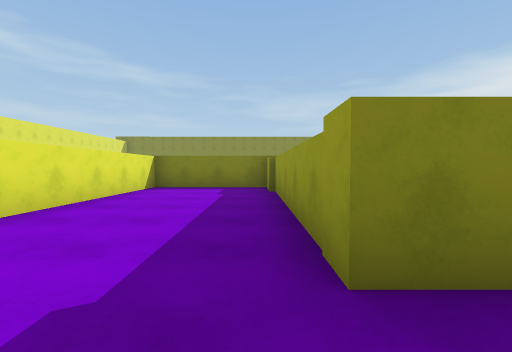
view 1 (above)

24 first-person views from a walk through a 3-D level made in the Unity game engine. The camera is 1.2 m above the floor, tilts 2° down and sees 90° across. The floor is counted in squares, 2 m on a side. Each view is taken from the middle of a square. On the plan, view 1 faces up. The plan holds only what a view shows up to about 9 squares ahead; the rest is blank. The place goes on beyond the plan. The player is left out. Surface patterns are stand-ins for the level's own textures.

view 2
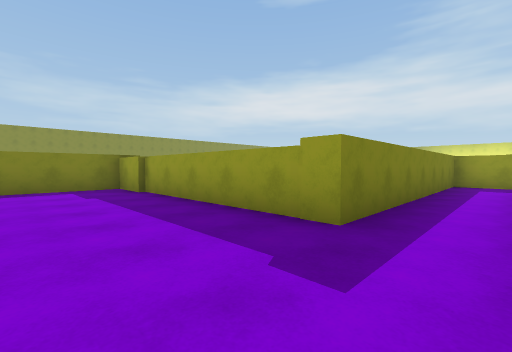

view 3
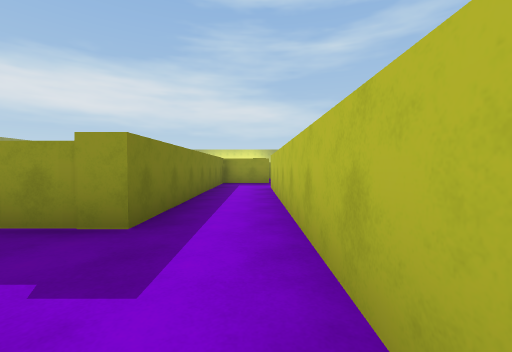

view 4
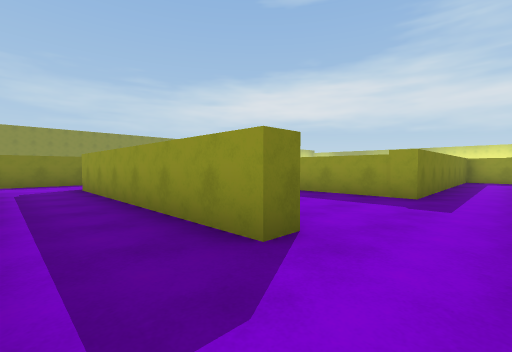

view 5
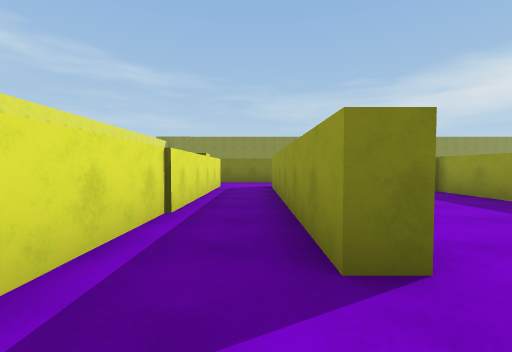

view 6
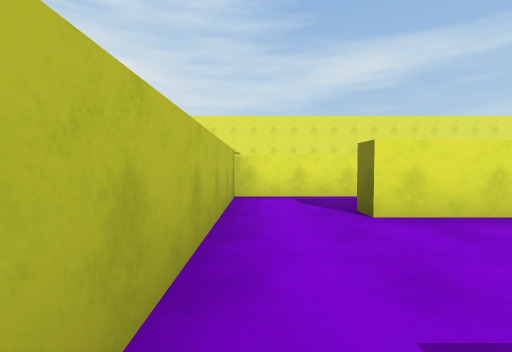

view 7
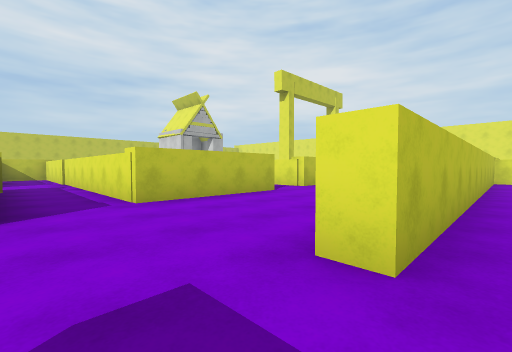

view 8
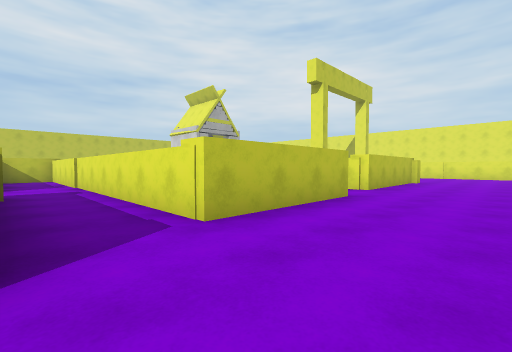

view 9
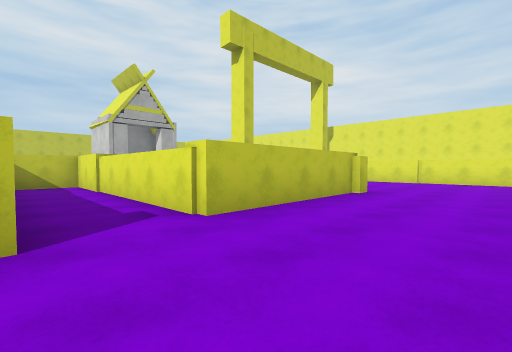

view 10
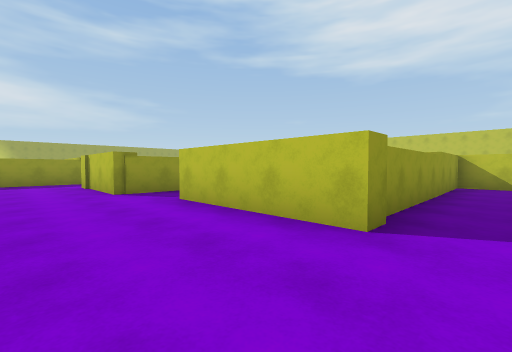

view 11
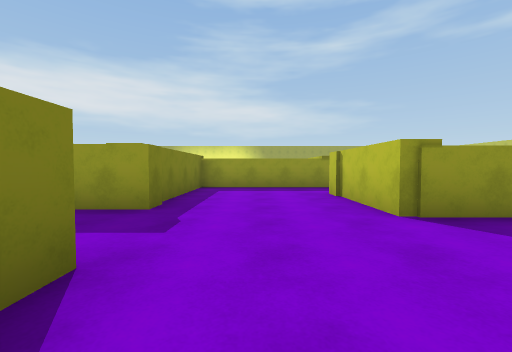

view 12
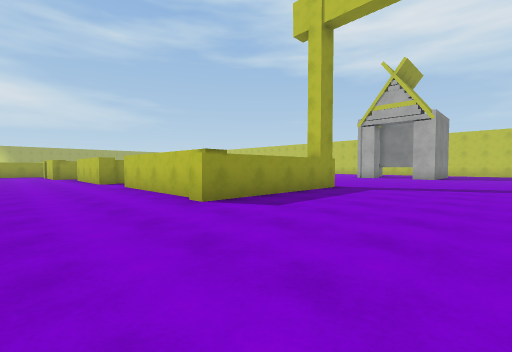

view 13
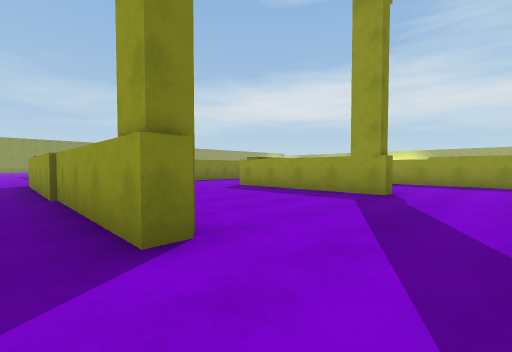

view 14
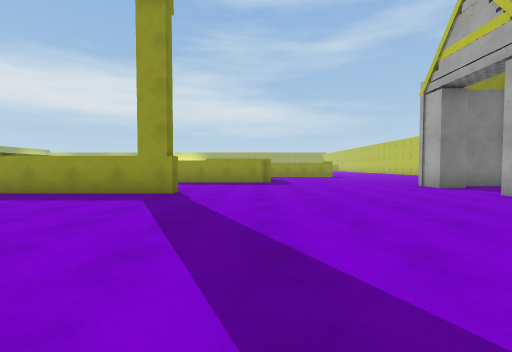

view 15
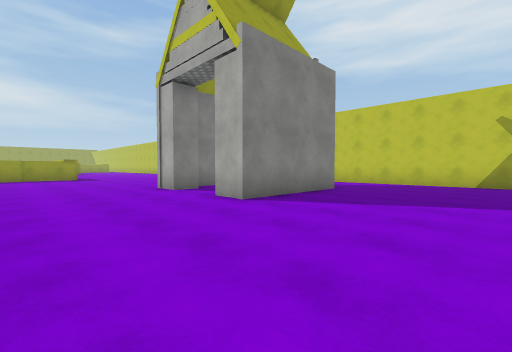

view 16
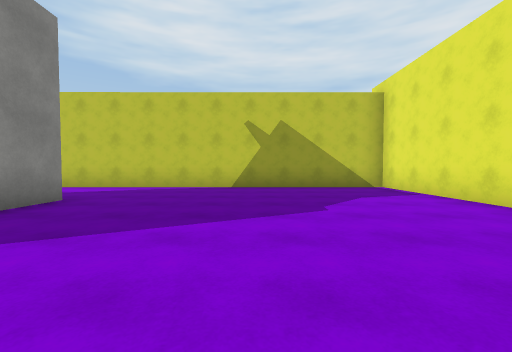

view 17
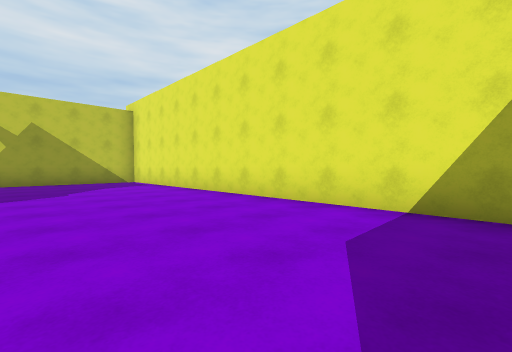

view 18
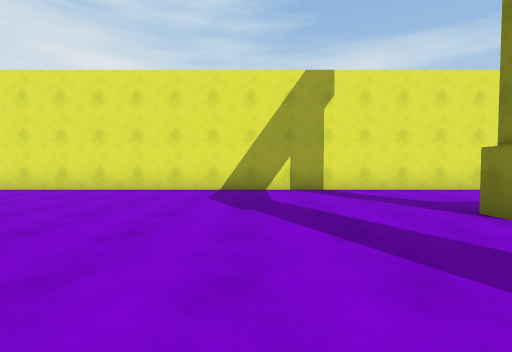

view 19
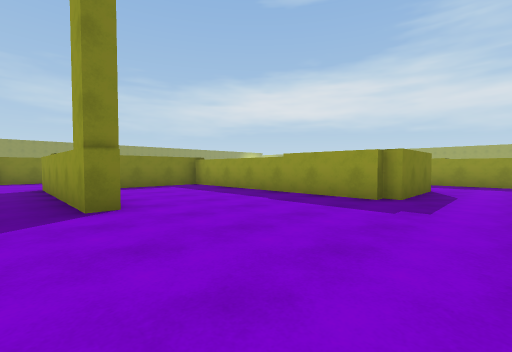

view 20
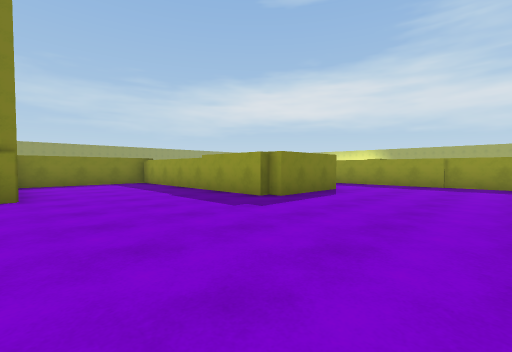

view 21
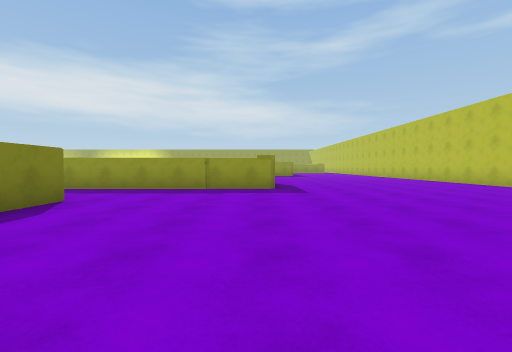

view 22
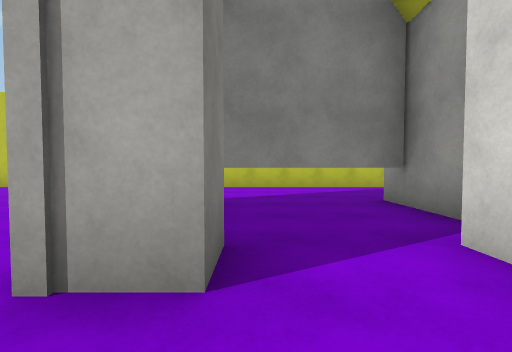

view 23
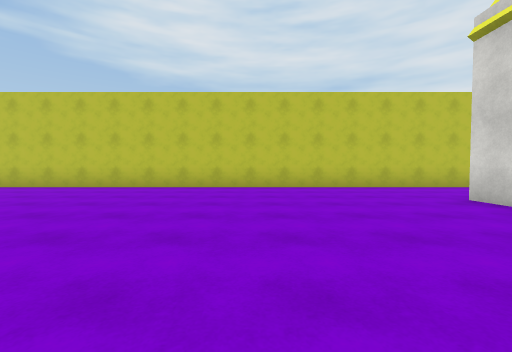

view 24
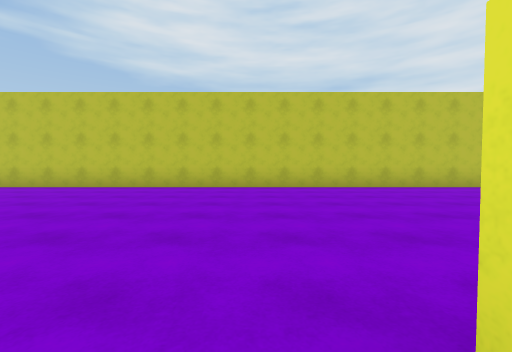

### Floor plan
Key: @ floor where view 1 was taken; # wall or solid block; . floor; T thing the floor can be seen under or through.
Columns run from 13 left of view 1 to 13 right of it. Each row starts with its distance up from view 1.
 10         ###
  9         ...
  8         #.#####
  7         #.#...#
  6         #.#...#
  5         #.#...#
  4        ##.#...#
  3        #..#...#
  2        #..#...#
  1        #......########
  0    ..  #.....@.......#####
 -1    .#  ############......#
 -2    .#....................#
 -3    .#....................#
 -4    .#...............###..#
 -5    .#....#####.####.#
 -6 #  .#....#...#.#  #.
 -7 #...#....#...#.#  #.
 -8 #...#....#...#.#  #.#
 -9 #...#....#...#.#  #.
-10 #............#.#  #.
-11 #............###..#.
-12 #.................#.
-13 #.................#.
-14 #.................#.
-15 #.................###.
-16 #......................
-17 #.......#..#............
-18 #.......T..#.............
-19 #.......TTT#..............
-20 #..........................
-21 #..........................
-22 #..........................
-23 ###########################

Where each view was taken, in squares from view 1:
view 1: 0 up, 0 right, facing up
view 2: 0 up, 2 left, facing up-right
view 3: 0 up, 2 left, facing right
view 4: 0 up, 5 left, facing up-right
view 5: 0 up, 4 left, facing up
view 6: 0 up, 0 right, facing left
view 7: 0 up, 7 right, facing down-left
view 8: 2 down, 7 right, facing down-left
view 9: 2 down, 2 right, facing down-left
view 10: 2 down, 1 right, facing down-right
view 11: 2 down, 4 right, facing right
view 12: 2 down, 8 left, facing down-right
view 13: 11 down, 10 left, facing up-right
view 14: 11 down, 10 left, facing right
view 15: 13 down, 9 left, facing down-right
view 16: 15 down, 9 left, facing down
view 17: 12 down, 9 left, facing down-left
view 18: 12 down, 6 left, facing left
view 19: 13 down, 5 left, facing up-right
view 20: 15 down, 4 left, facing up-right
view 21: 15 down, 2 left, facing right
view 22: 15 down, 3 left, facing down
view 23: 15 down, 2 right, facing down
view 24: 15 down, 8 right, facing down
